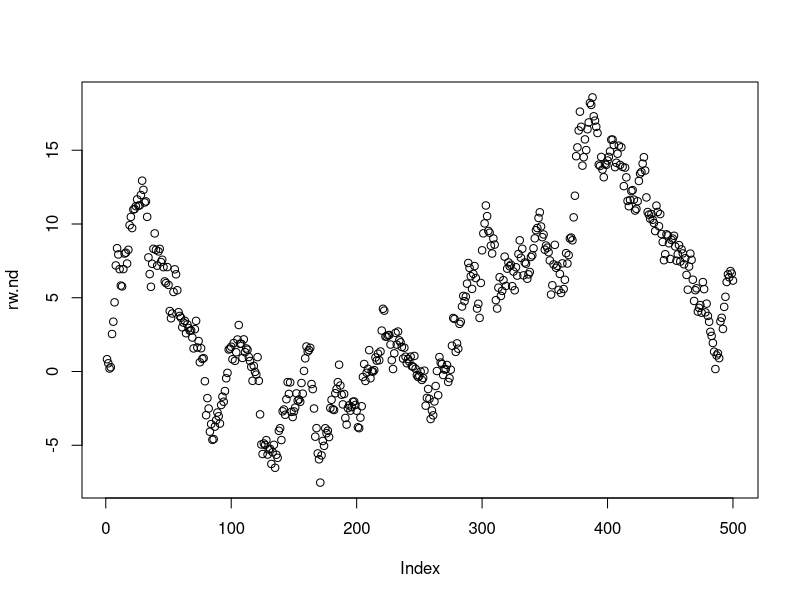
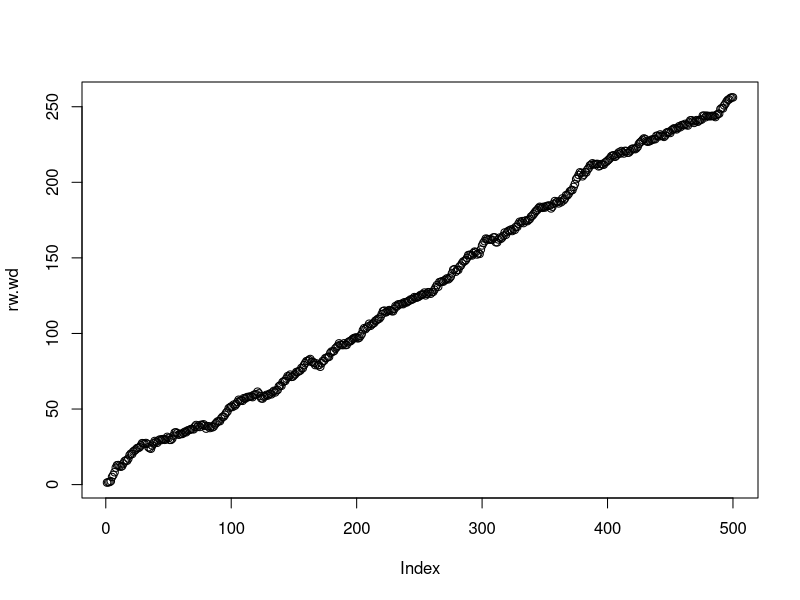
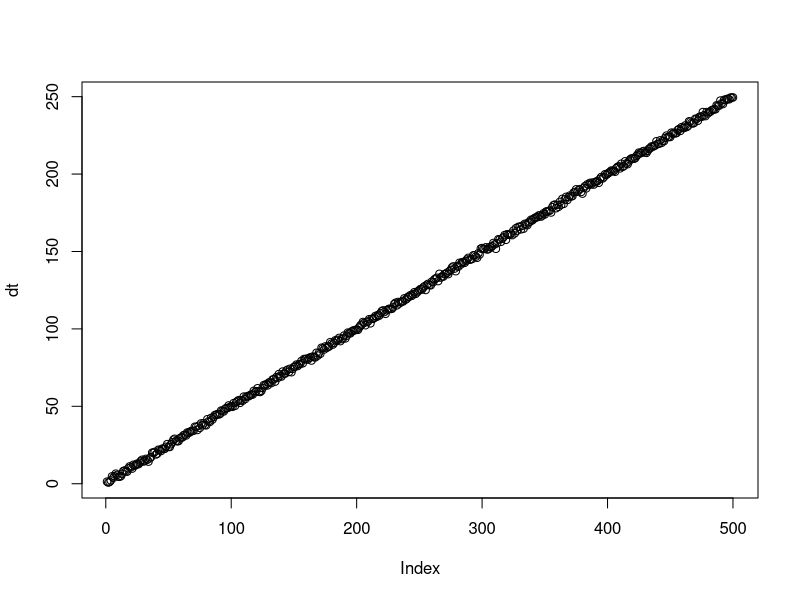

Reproduce these figures in R, in order.
# This is just a run-through of the tests for the ARDL - finding the level of 
# integration.  This is from  VARS handbook. 
require(urca)
set.seed(123456)
e <- rnorm(500)
rw.nd <- cumsum(e)
plot(rw.nd)
trd <- 1:500
rw.wd <- 0.5 * trd + cumsum(e)
plot(rw.wd)
dt <- e + 0.5 * trd
plot(dt)
summary(ur.df(rw.nd, type = 'trend', lags = 1))
summary(ur.df(rw.nd, type = 'drift', lags = 1))
summary(ur.df(rw.nd, type = 'none', lags = 1))
summary(ur.df(rw.wd, type = 'trend', lags = 1))
summary(ur.df(rw.wd, type = 'drift', lags = 1))
summary(ur.df(rw.wd, type = 'none', lags = 1))
summary(ur.df(dt, type = 'trend', lags = 1))
summary(ur.df(dt, type = 'drift', lags = 1))
summary(ur.df(dt, type = 'none', lags = 1))
